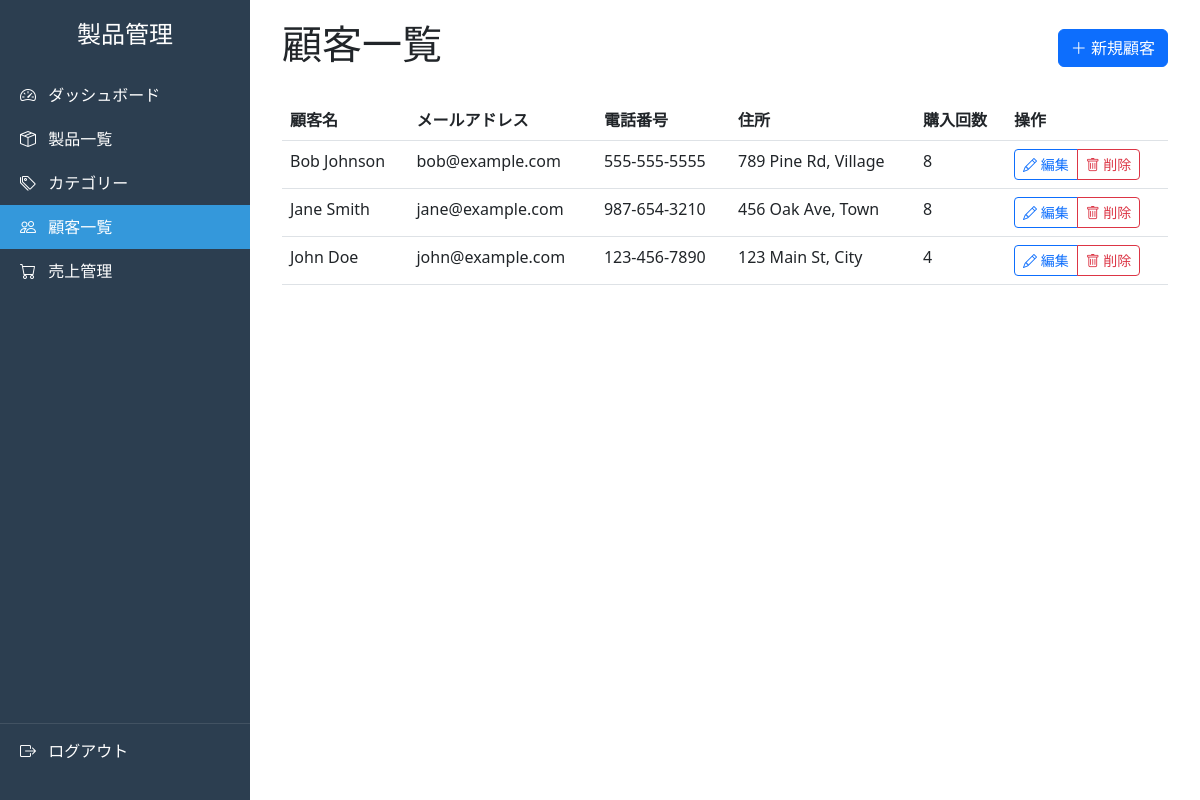
The page /customers/ (signed in) on the database its author committed.
### product_management/products/models.py (models this page shows, shortened)
class Customer(models.Model):
    name = models.CharField(max_length=200)
    email = models.EmailField(unique=True)
    phone = models.CharField(max_length=20, blank=True)
    address = models.TextField()
    created_at = models.DateTimeField(auto_now_add=True)
    updated_at = models.DateTimeField(auto_now=True)

### product_management/products/views.py (the view)
# urls.py: path('customers/', CustomerListView.as_view(), name='customer_list'),
class CustomerListView(LoginRequiredMixin, ListView):
    model = Customer
    template_name = 'products/customer_list.html'
    context_object_name = 'customers'
    paginate_by = 10
    def get_queryset(self):
        return super().get_queryset().annotate(
            total_purchases=Count('sales')
        )

### product_management/products/templates/products/customer_list.html (shortened to what this page needs)
{% extends 'products/base.html' %}
{% block content %}
<div class="container-fluid">
    <div class="d-flex justify-content-between align-items-center mb-4">
        <h1>顧客一覧</h1>
        <a href="{% url 'products:customer_create' %}" class="btn btn-primary">
            <i class="bi bi-plus-lg"></i> 新規顧客
        </a>
    </div>
    {% if object_list %}
    <div class="table-responsive">
        <table class="table table-hover">
            <thead>
                <tr>
                    <th>顧客名</th>
                    <th>メールアドレス</th>
                    <th>電話番号</th>
                    <th>住所</th>
                    <th>購入回数</th>
                    <th>操作</th>
                </tr>
            </thead>
            <tbody>
                {% for customer in object_list %}
                <tr>
                    <td>{{ customer.name }}</td>
                    <td>{{ customer.email }}</td>
                    <td>{{ customer.phone }}</td>
                    <td>{{ customer.address|truncatewords:10 }}</td>
                    <td>{{ customer.total_purchases }}</td>
                    <td>
                        <div class="btn-group">
                            <a href="{% url 'products:customer_edit' customer.id %}" class="btn btn-sm btn-outline-primary">
                                <i class="bi bi-pencil"></i> 編集
                            </a>
                            <button type="button" class="btn btn-sm btn-outline-danger" data-bs-toggle="modal" data-bs-target="#deleteCustomerModal{{ customer.id }}">
                                <i class="bi bi-trash"></i> 削除
                            </button>
                        </div>
                    </td>
                </tr>
                {% endfor %}
            </tbody>
        </table>
    </div>
    {% endif %}
</div>
{% endblock %}

### product_management/products/templates/products/base.html (style rules this page uses)
:root { --sidebar-width: 250px; }

### rows shown on the page
Customer: name "Bob Johnson", email "bob@example.com", phone "555-555-5555", address "789 Pine Rd, Village", total_purchases "8"
Customer: name "Jane Smith", email "jane@example.com", phone "987-654-3210", address "456 Oak Ave, Town", total_purchases "8"
Customer: name "John Doe", email "john@example.com", phone "123-456-7890", address "123 Main St, City", total_purchases "4"
